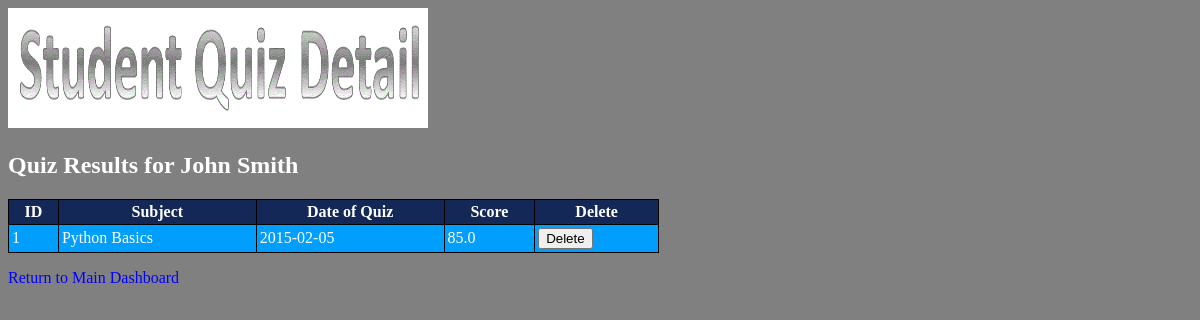
Page /student/1 (signed in) on the committed database.
### tables this page shows
CREATE TABLE Student_Results (
	student_id INTEGER,
    quiz_id INTEGER,
	result REAL
);

CREATE TABLE Quizzes (
	id INTEGER PRIMARY KEY,
	subject TEXT,
    num_of_questions INTEGER,
    date DATE
);

### studentgraderesults.py (the view)
@app.route('/student/<id>', methods=['GET','POST'])
def student_quiz_details(id):
    if 'username' not in session:
        return redirect('/login')
    student_name_statement = """SELECT first_name, last_name
                                FROM Students
                                WHERE id == %s;
                             """ % id
    joined_quiz_statement = """SELECT Student_Results.quiz_id,
                                  Quizzes.date, Quizzes.subject,
                                  Student_Results.result
                               FROM Student_Results
                               LEFT JOIN Quizzes
                               ON Student_Results.quiz_id = Quizzes.id
                               WHERE student_id == %s
                               ORDER BY Student_Results.quiz_id ASC;
                            """ % id
    conn = sqlite3.connect("studentgrade.db")
    student_whole_name = conn.execute(student_name_statement).fetchone()
    student_name = "%s %s" % (student_whole_name[0], student_whole_name[1])
    quiz_results = conn.execute(joined_quiz_statement)
    list_of_grades = []
    for quiz in quiz_results.fetchall():
        list_of_grades.append(Result(quiz[0], quiz[3], quiz[1], quiz[2]))
    conn.commit()
    conn.close()
    has_results = True
    if len(list_of_grades) == 0:
        has_results = False
    return render_template('StudentQuizDetail.html', id=id,
                           student_name=student_name,
                           list_of_grades=list_of_grades,
                           has_results=has_results)

### templates/StudentQuizDetail.html (shortened to what this page needs)
<!DOCTYPE html>
<html lang="en">
<head>
</head>
<body>
<div class="thumbnail"><img src="http://localhost:5000/static/studentquizdetail.gif"  height="120" width="420"></div>
<h2><b>Quiz Results for {{ student_name }}</b></h2>
{% if has_results %}
    <table>
        <tr>
		<th><center>ID</center></th>
		<th><center>Subject</center></th>
		<th><center>Date of Quiz</center></th>
		<th><center>Score</center></th>
		<th><center>Delete</center></th>
		</tr>
        {% for grade in list_of_grades %}
            <tr>
                <td>{{ grade.quiz_id }}</td>
                <td>{{ grade.subject }}</td>
                <td>{{ grade.date }}</td>
                <td>{{ grade.grade }}</td>
                <td>
                    <form action="/results/delete" method="post">
                        <input type="submit" value="Delete">
                    </form>
                </td>
            </tr>
        {% endfor %}
    </table>
{% else %}
    <i>No Results</i>
{% endif %}
<p><a href="/dashboard">Return to Main Dashboard</a></p>
</body>
</html>

### templates/StudentQuizDetail.html (style rules this page uses)
body { font-family: "Times New Roman", Times, serif; background-color: #808080; color: #FFFFFF; }
table { width: 55%; border-spacing: 0px; border-collapse: collapse; }
table, td, th { border: 1px solid black; padding: 3px; }
th { background-color: #142857; color: #ffffff; font-family: "Times New Roman", Times, serif; text-align: left; }
td { background-color: #009fff; color: #ffffff; font-family: "Times New Roman", Times, serif; }
a:link { color: #0000FF; text-decoration: none; }

### rows in the picture
Student_Results: quiz_id "1", subject "Python Basics", date "2015-02-05", grade "85.0"

### other values in the picture
{{ student_name }} "John Smith"
